Frame 1 (no input): blank canvas, image omitted
Frame 60 (the mouse pressed at the canvas centre just before this capture): blank canvas, image omitted
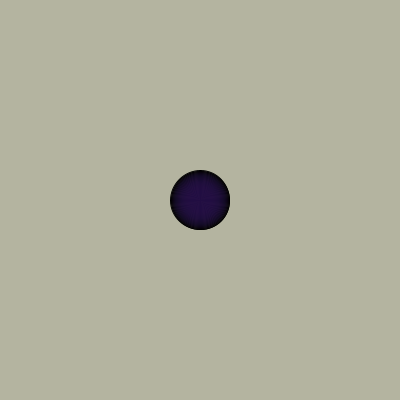
Frame 120 (the mouse held since frame 60 and released just before this capture)

The Processing sketch whose frames 1 and 60 were blank and that drew this single picture after the mouse press (run headless with seeded random() and noise(); from frame 60 on, the mouse is pressed at the canvas centre):

// Processing sketch: processing_41302
// ── processing_41302.pde

int x=0;
int y=0;
int val=0;


void setup(){
  size(400,400);
  background(180,180,160);
  smooth();
}

void draw(){
   x= val;
         

  
  if(mousePressed){
    val= val+1;
    fill(x,x/2,x*2,x/5);
      ellipse(mouseX,mouseY, x,x);
  }else{
    val=0;
  
  }
  
     
      
      
 
 }

                
                
